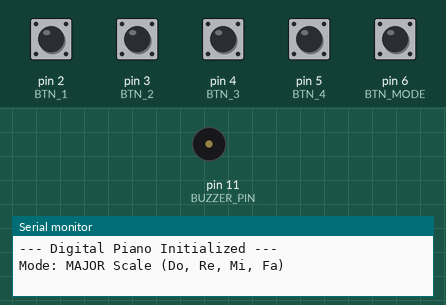
This sketch was run on a simulated Arduino Uno, built with avr-gcc and run on an emulated ATmega328P. Parts: buzzer (waves = sounding), the last lines printed to the serial monitor. The test bench sets the inputs (shaded band); at power-on: pin 2 (BTN_1), pin 3 (BTN_2), pin 4 (BTN_3), pin 5 (BTN_4), pin 6 (BTN_MODE) LOW.

Above: at 1.2 s.
1.3 s: pin 6 (BTN_MODE) pulled HIGH for 0.15 s
2.9 s: pin 2 (BTN_1) pulled HIGH for 0.15 s
At 2.97 s:
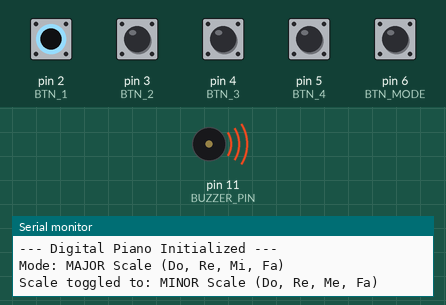
4.5 s: pin 6 (BTN_MODE) pulled HIGH for 1 s
Timing chart, 0 to 7.5 s (numbered marks = the images above; inputs shaded):
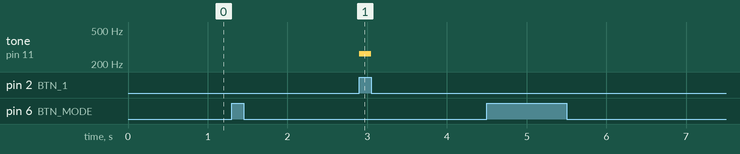

Measured:
- after the input at 2.9 s, tone on pin 11 (BUZZER_PIN): silent → 262 Hz at once, → silent 0.15 s later

The sketch:

digital_piano.ino
```cpp
/**
 * @file digital_piano.ino
 * @author Vraj Ramavat
 * @brief 4-key digital piano with buzzer, chord detection, and scale toggle.
 * Submitted for Q15.
 */

// Pin definitions
const int BTN_1 = 2; // Do
const int BTN_2 = 3; // Re
const int BTN_3 = 4; // Mi / Me
const int BTN_4 = 5; // Fa
const int BTN_MODE = 6; // Mode toggle (Major/Minor)
const int BUZZER_PIN = 11; // Passive Buzzer

// Scale modes
enum ScaleMode {
  SCALE_MAJOR,
  SCALE_MINOR
};

ScaleMode currentScale = SCALE_MAJOR;
bool modeBtnPrevState = LOW;
unsigned long lastModeDebounce = 0;
const unsigned long DEBOUNCE_DELAY = 50;

// Notes frequencies (Hz)
// Major scale: Do (262), Re (294), Mi (330), Fa (349), Sol (392)
// Minor scale: Do (262), Re (294), Me (311), Fa (349), Sol (392)
const int FREQ_DO = 262;
const int FREQ_RE = 294;
const int FREQ_MI_MAJOR = 330;
const int FREQ_MI_MINOR = 311; // E-flat (Me)
const int FREQ_FA = 349;
const int FREQ_SOL = 392; // Chord substitute

void setup() {
  pinMode(BTN_1, INPUT);
  pinMode(BTN_2, INPUT);
  pinMode(BTN_3, INPUT);
  pinMode(BTN_4, INPUT);
  pinMode(BTN_MODE, INPUT);
  pinMode(BUZZER_PIN, OUTPUT);

  Serial.begin(9600);
  Serial.println("--- Digital Piano Initialized ---");
  Serial.println("Mode: MAJOR Scale (Do, Re, Mi, Fa)");
}

void loop() {
  unsigned long currentMillis = millis();

  // 1. Debounce and read Mode Button
  int modeBtnRead = digitalRead(BTN_MODE);
  if (modeBtnRead != modeBtnPrevState) {
    if (currentMillis - lastModeDebounce > DEBOUNCE_DELAY) {
      modeBtnPrevState = modeBtnRead;
      if (modeBtnRead == HIGH) {
        // Toggle scale
        if (currentScale == SCALE_MAJOR) {
          currentScale = SCALE_MINOR;
          Serial.println("Scale toggled to: MINOR Scale (Do, Re, Me, Fa)");
        } else {
          currentScale = SCALE_MAJOR;
          Serial.println("Scale toggled to: MAJOR Scale (Do, Re, Mi, Fa)");
        }
      }
    }
    lastModeDebounce = currentMillis;
  }

  // 2. Read Key Buttons
  bool b1 = digitalRead(BTN_1) == HIGH;
  bool b2 = digitalRead(BTN_2) == HIGH;
  bool b3 = digitalRead(BTN_3) == HIGH;
  bool b4 = digitalRead(BTN_4) == HIGH;

  int pressedCount = (b1 ? 1 : 0) + (b2 ? 1 : 0) + (b3 ? 1 : 0) + (b4 ? 1 : 0);

  // 3. Play sound based on button state
  if (pressedCount >= 2) {
    // If two or more buttons are pressed together: play Sol as a chord substitute
    tone(BUZZER_PIN, FREQ_SOL);
  } else if (pressedCount == 1) {
    if (b1) {
      tone(BUZZER_PIN, FREQ_DO);
    } else if (b2) {
      tone(BUZZER_PIN, FREQ_RE);
    } else if (b3) {
      // Third degree changes depending on Major/Minor scale
      int thirdFreq = (currentScale == SCALE_MAJOR) ? FREQ_MI_MAJOR : FREQ_MI_MINOR;
      tone(BUZZER_PIN, thirdFreq);
    } else if (b4) {
      tone(BUZZER_PIN, FREQ_FA);
    }
  } else {
    // No buttons pressed: silence the buzzer
    noTone(BUZZER_PIN);
  }
}
```
